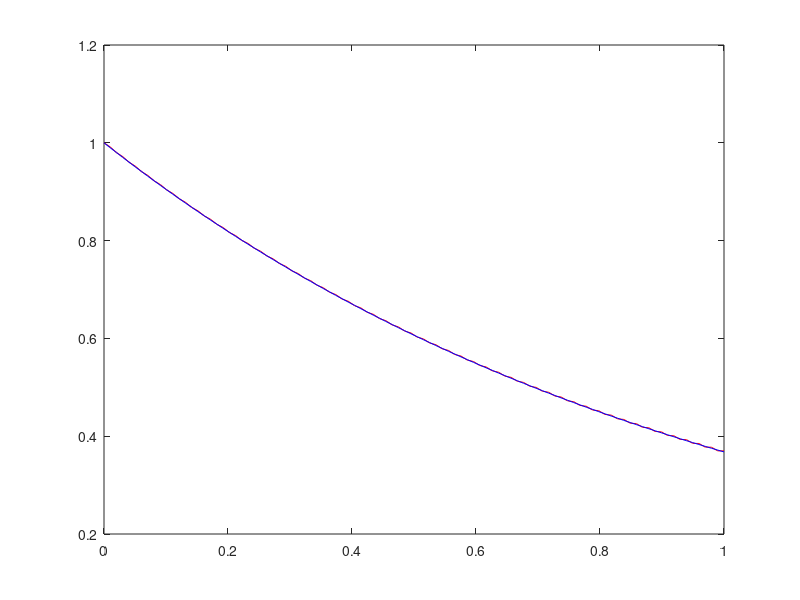

Reproduce this figure in MATLAB.
% du/dt=-u    u(0)=1

clear all
length=1;
n=100;
dx=length/(n-1);
A=zeros(n,n);
B=zeros(n,1);
B(1,1)=1;
x(1)=0;
x(n)=length;
sol(1)=1;
for i=2:n-1
    x(i)=(i-1)*dx;
    A(i,i+1)=1/(2*dx);
    A(i,i)=1;
    A(i,i-1)=-1/(2*dx);
    B(i,1)=0;
    sol(i)=exp(-x(i));
end
sol(n)=exp(-length);
A(1,1)=1;
% from backward diff
A(n,n)=1/dx;
A(n,n-1)=-1/dx;

%A(n,n)=exp(-1);
sol(n)=exp(-1);

A
B
U=A\B;
U
plot(x,U,'-r')
hold on;
plot(x,sol,'-b')
